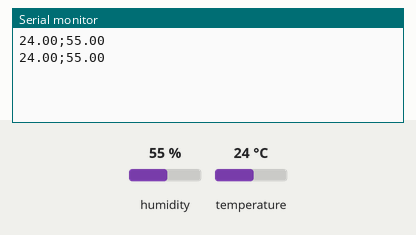
The sketch below on a simulated Arduino Uno, built with avr-gcc and run on an emulated ATmega328P. Shown: the last lines printed to the serial monitor. The test bench sets the inputs (shaded band); at power-on: humidity 55 %, temperature 24 °C.

Above: at 2.8 s.
2.9 s: humidity set to 22 %
At 5.3 s:
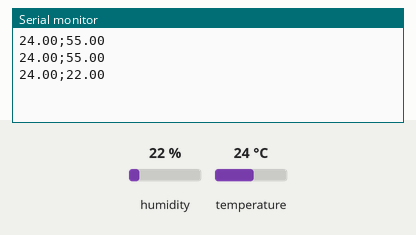
5.6 s: temperature set to 12 °C
At 7.2 s:
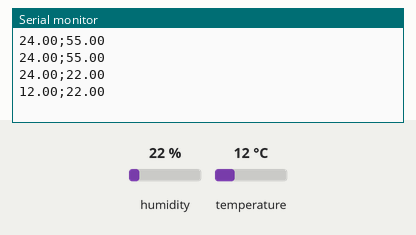
8.3 s: humidity set to 40 %
At 8.3 s:
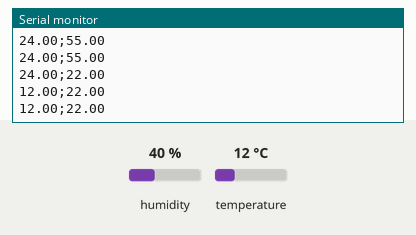
Timing chart, 0 to 11.3 s (numbered marks = the images above; inputs shaded):
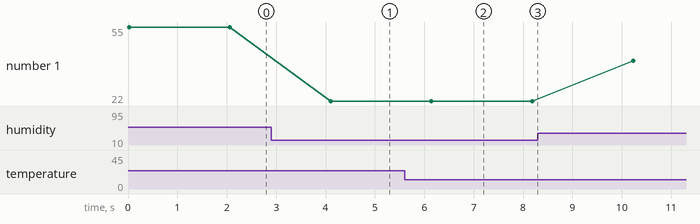

The sketch:

temperatura_dht11_definitivo.ino
```cpp
/*
====================================================================
 PROGRAMA UNICO - DHT11 + USB (JAVA + BD) + BLUETOOTH HC-05 (APP)
====================================================================

 O QUE ESTE PROGRAMA FAZ?
 - Le a temperatura (Celsius) e a umidade do ar com o DHT11.
 - Envia cada leitura pela USB para o programa Java (Java + BD).
 - Envia a mesma leitura pelo Bluetooth HC-05 para o app mobile.

 LIGACOES (iguais aos seus programas 01 e 02, que ja funcionam):
 - DHT11 VCC  -> 5V
 - DHT11 DATA -> pino digital 10
 - DHT11 GND  -> GND
 - HC-05 TXD  -> pino 4 do Arduino (RX do SoftwareSerial)
 - HC-05 RXD  <- pino 5 do Arduino (TX do SoftwareSerial),
                 com divisor resistivo (5 V -> ~3,3 V)
 - HC-05 GND  -> GND
 - HC-05 VCC  -> alimentacao conforme a sua placa HC-05

 FORMATO DAS MENSAGENS (uma linha por leitura, a cada 2 segundos):
 - USB (Java):        25.30;60.00
                      temperatura;umidade
 - Bluetooth (app):   25.30;60.00;0
                      temperatura;umidade;alerta
   alerta = 1 quando a temperatura chega ao LIMITE_CRITICO, senao 0.
 - Se o sensor falhar, as duas saidas enviam a linha: ERRO

 IMPORTANTE:
 - Feche o Monitor Serial da IDE do Arduino antes de abrir o
   programa Java: so um programa por vez usa a porta USB.
 - Baud rate: 9600 na USB e no HC-05.
====================================================================
*/

#include "DHT.h"            // Biblioteca do sensor DHT11
#include <SoftwareSerial.h> // Permite usar os pinos 4 e 5 como serial

// ===== CONFIGURACOES =====
const float LIMITE_CRITICO = 35.0; // Acima ou igual a isso o app recebe alerta = 1

float u, t; // u guarda a umidade; t guarda a temperatura.

// Sensor DHT11 no pino 10 (igual ao seu programa 01).
DHT DHT_sens(10, DHT11);

// HC-05: RX = pino 4 (Arduino recebe); TX = pino 5 (Arduino envia).
SoftwareSerial HC05(4, 5);

// setup() executa UMA VEZ quando o Arduino liga ou reinicia.
void setup() {
  DHT_sens.begin();   // Prepara o sensor.
  Serial.begin(9600); // USB -> Java.
  HC05.begin(9600);   // HC-05 -> app.
}

// loop() executa REPETIDAMENTE enquanto o Arduino estiver ligado.
void loop() {

  // ===== ETAPA 1: LER O SENSOR =====
  u = DHT_sens.readHumidity();
  t = DHT_sens.readTemperature();

  // ===== ETAPA 2: VERIFICAR SE A LEITURA DEU CERTO =====
  if (isnan(u) || isnan(t)) {
    // Mensagem curta, para os programas (Java/app) ignorarem a linha.
    Serial.println("ERRO");
    HC05.println("ERRO");
    delay(2000);
    return;
  }

  // ===== ETAPA 3: ENVIAR PARA O JAVA (USB) =====
  // Formato: temperatura;umidade   (ex.: 25.30;60.00)
  Serial.print(t, 2);
  Serial.print(";");
  Serial.println(u, 2);

  // ===== ETAPA 4: ENVIAR PARA O APP (BLUETOOTH) =====
  // Formato: temperatura;umidade;alerta   (ex.: 25.30;60.00;0)
  int alerta = (t >= LIMITE_CRITICO) ? 1 : 0;
  HC05.print(t, 2);
  HC05.print(";");
  HC05.print(u, 2);
  HC05.print(";");
  HC05.println(alerta);

  delay(2000); // Espera 2 segundos antes da proxima leitura.
}
 
```

Measured:
- after the input at 2.9 s, the serial monitor: prints a new line after 1.2 s (image 1)
- after the input at 5.6 s, the serial monitor: prints a new line after 0.55 s (image 2)
- plotted number 1: 55 → 22 after the input at 2.9 s, 22 → 40 after the input at 8.3 s
